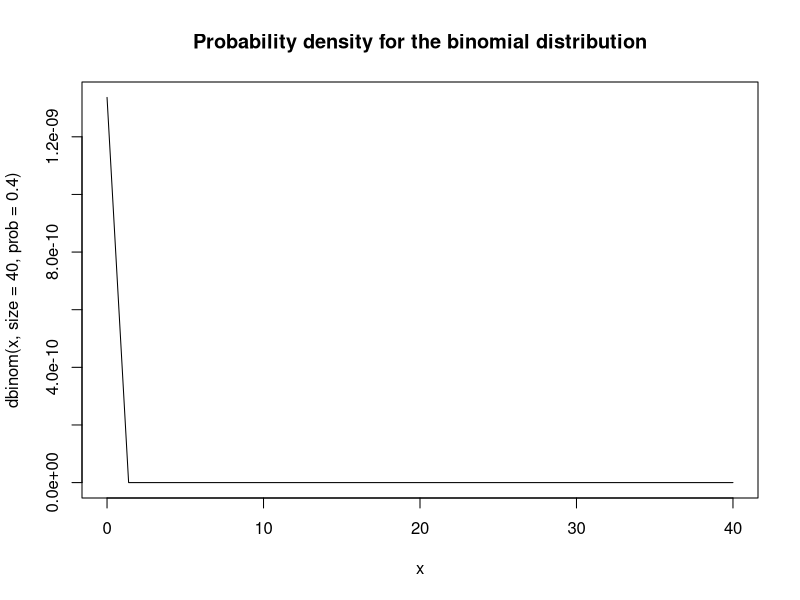
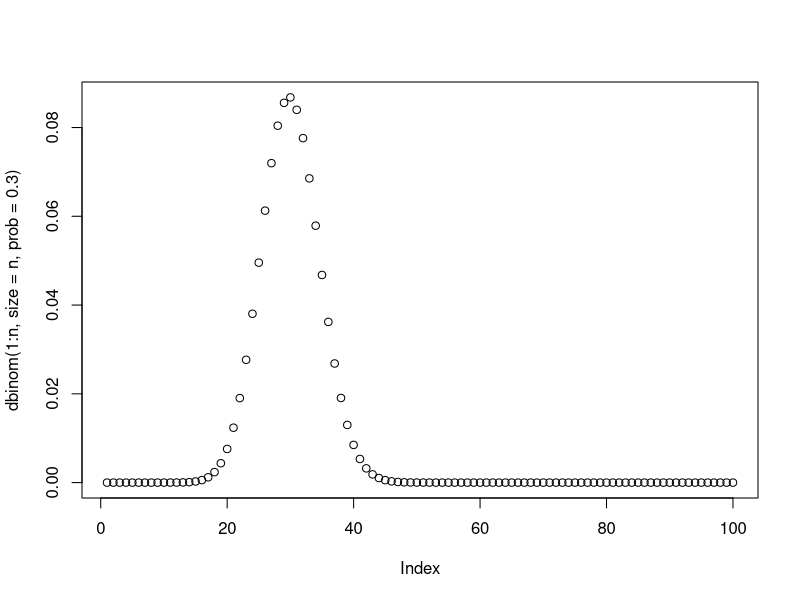

These charts were generated, in order, by the following R code:


#define grid 
p_grid <- seq( from=0 , to=1 , length.out=20 ) 
# define prior, p for water
prior <- rep( 1 , 20 ) 

# compute likelihood at each value in grid 
likelihood <- dbinom( 6 , size=9 , prob=p_grid ) 

# compute product of likelihood and prior 

unstd.posterior <- likelihood * prior 
# standardize the posterior, so it sums to 1 

posterior <- unstd.posterior / sum(unstd.posterior)





curve(dbinom(x, size = 40, prob = 0.4), 
      from = 0, 
      to = 40, 
      n = 30, 
      main = "Probability density for the binomial distribution")

# dette plottet ser bedre ut
n <- 100
plot(dbinom(1:n, size = n, prob = 0.3))

dbinom(30, n, prob = 0.3)

max(dbinom(1:n, size = n, prob = 0.3))
